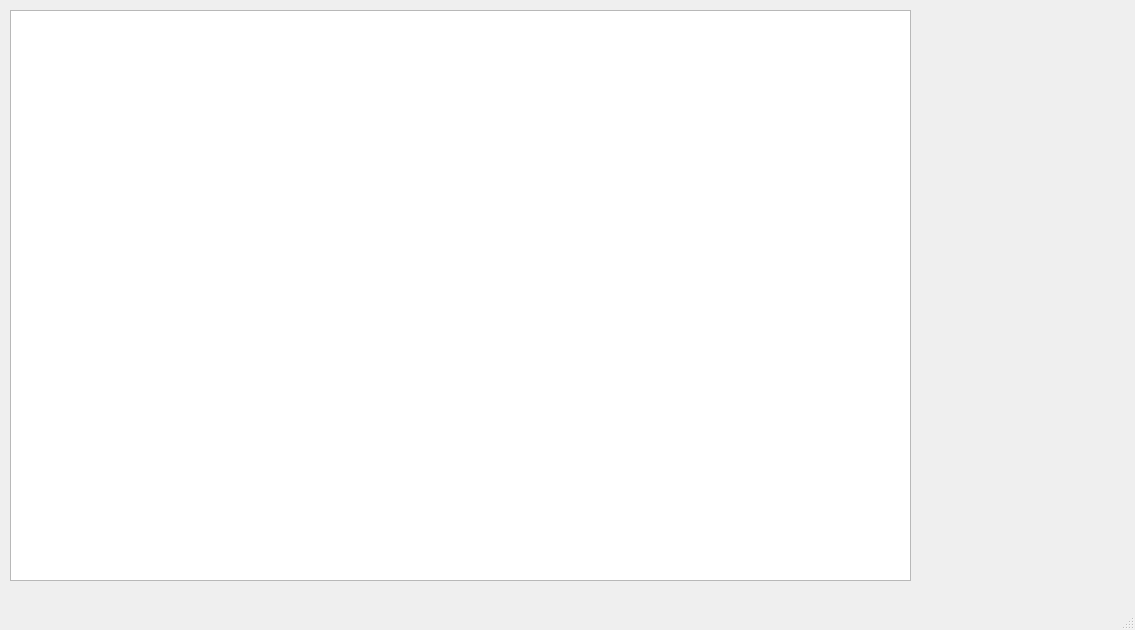
<?xml version="1.0" encoding="UTF-8"?>
<ui version="4.0">
 <class>MainWindow</class>
 <widget class="QMainWindow" name="MainWindow">
  <property name="geometry">
   <rect>
    <x>0</x>
    <y>0</y>
    <width>1135</width>
    <height>630</height>
   </rect>
  </property>
  <property name="windowTitle">
   <string>MainWindow</string>
  </property>
  <widget class="QWidget" name="centralwidget">
   <widget class="QGraphicsView" name="graphicsView">
    <property name="geometry">
     <rect>
      <x>10</x>
      <y>10</y>
      <width>901</width>
      <height>571</height>
     </rect>
    </property>
   </widget>
  </widget>
  <widget class="QMenuBar" name="menubar">
   <property name="geometry">
    <rect>
     <x>0</x>
     <y>0</y>
     <width>1135</width>
     <height>21</height>
    </rect>
   </property>
  </widget>
  <widget class="QStatusBar" name="statusbar"/>
 </widget>
 <resources/>
 <connections/>
</ui>
